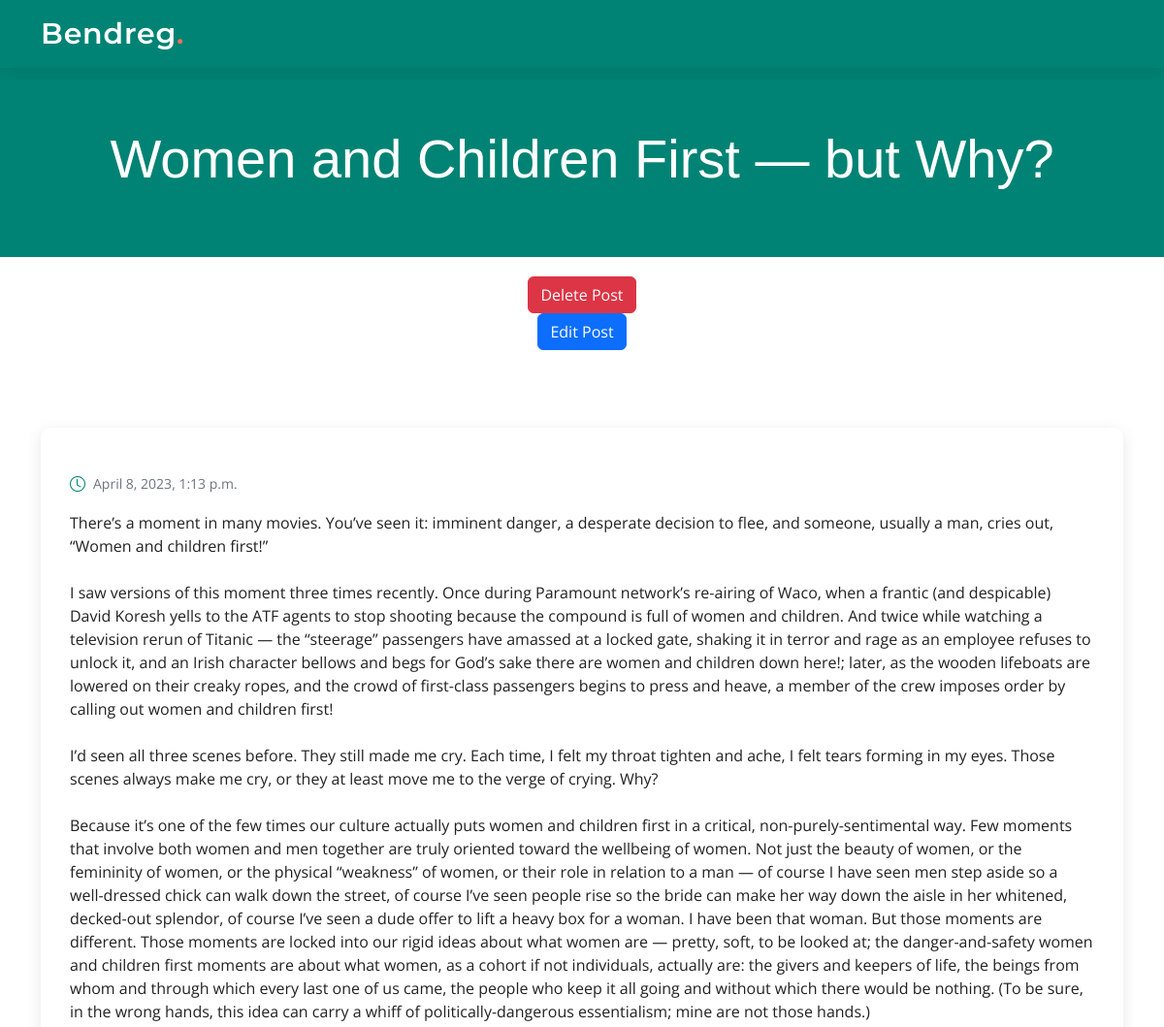
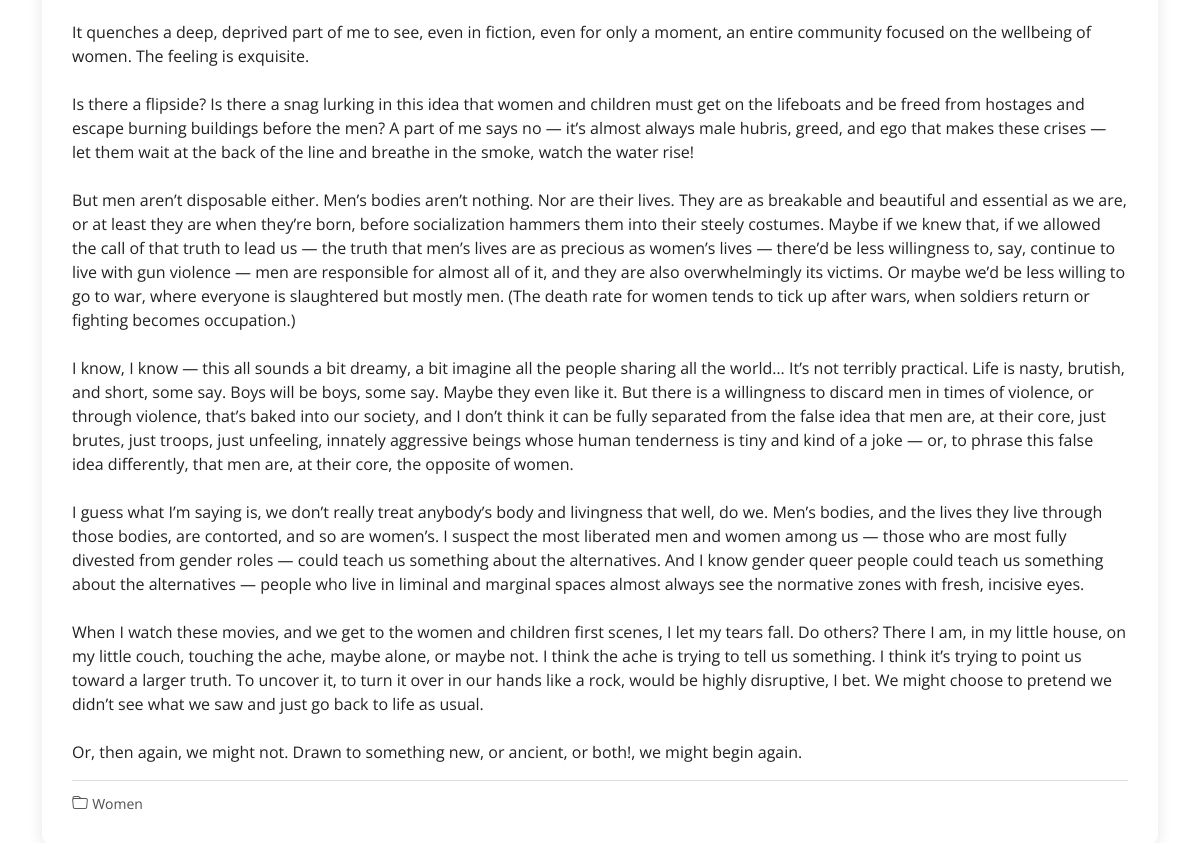
Screenshot of /post/3 with the database file from the repository (2 pictures, top to bottom).
### posts/models.py (models this page shows, shortened)
class Post(models.Model):
    title = models.CharField(max_length=200)
    body = models.TextField()
    date = models.DateTimeField(default=datetime.now, blank=True)
    category = models.CharField(max_length=200, default='uncategorized')

### posts/views.py (the view)
# urls.py: path('post/<str:id>', views.post, name='post'),
def post(request,id):
    posts = Post.objects.get(id=id)
    return render(request, 'post.html', {'posts': posts})

### templates/post.html (shortened to what this page needs)
{% load static %}
<!DOCTYPE html>
<html lang="en">
<head>
  <link href="{% static 'assets/vendor/bootstrap/css/bootstrap.min.css' %}" rel="stylesheet">
  <link href="{% static 'assets/vendor/bootstrap-icons/bootstrap-icons.css' %}" rel="stylesheet">
  <link href="{% static 'assets/vendor/aos/aos.css" rel="stylesheet' %}">
  <link href="{% static 'assets/vendor/glightbox/css/glightbox.min.css' %}" rel="stylesheet">
  <link href="{% static 'assets/vendor/swiper/swiper-bundle.min.css' %}" rel="stylesheet">
  <link href="{% static 'assets/css/main.css' %}" rel="stylesheet">
</head>
<body>
  <header id="header" class="header d-flex align-items-center">
    <div class="container-fluid container-xl d-flex align-items-center justify-content-between">
      <a href="/" class="logo d-flex align-items-center">
        <h1>Bendreg<span>.</span></h1>
      </a>
    </div>
  </header>
  <main id="main">
    <div class="breadcrumbs">
      <div class="page-header d-flex align-items-center">
        <div class="container position-relative">
          <div class="row d-flex justify-content-center text-center">
              <h2>{{ posts.title }}</h2>
          </div>
        </div>
      </div>
    </div>
    <div style="text-align: center; margin: 20px auto">
        <div class="row">
            <div>
                <a href="/delete/{{posts.id}}" class="btn btn-danger" onclick="return confirm('Are you sure you want to delete this post?{{ posts.id }}')">Delete Post</a>
            </div>
            <div>
                <a href="/edit/{{posts.id}}" class="btn btn-primary">Edit Post</a>
            </div>
        </div>
    </div>
    <section id="blog" class="blog">
      <div class="container" data-aos="fade-up">
        <div class="row g-5">
          <div>
            <article class="blog-details">
              <div class="meta-top">
                <ul>
                  <li class="d-flex align-items-center"><i class="bi bi-clock"></i> <a href="post.html"><time datetime="2020-01-01">
                      {{ posts.date }}</time></a></li>
                </ul>
              </div>
              <div class="content">
                <p>
                  {{ posts.body|linebreaksbr }}
                </p>
              </div>
              <div class="meta-bottom">
                <i class="bi bi-folder"></i>
                <ul class="tags">
                  <li><a href="#">{{ posts.category }}</a></li>
                </ul>
              </div>
            </article>
          </div>
        </div>
      </div>
    </section>
  </main>
</body>
</html>

### static/assets/css/main.css (style rules this page uses)
:root { --font-default: "Open Sans", system-ui, -apple-system, "Segoe UI", Roboto, "Helvetica Neue", Arial, "Noto Sans", "Liberation Sans", sans-serif, "Apple Color Emoji", "Segoe UI Emoji", "Segoe UI Symbol", "Noto Color Emoji"; --font-primary: "Montserrat", sans-serif; --font-secondary: "Poppins", sans-serif; }
:root { --color-default: #222222; --color-primary: #008374; --color-secondary: #f85a40; }
:root { scroll-behavior: smooth; }
body { font-family: var(--font-default); color: var(--color-default); }
a { color: var(--color-primary); text-decoration: none; }
h1, h2, h3, h4, h5, h6 { font-family: var(--font-primary); }
section { padding: 60px 0; overflow: hidden; }
.breadcrumbs .page-header { padding: 60px 0 60px 0; min-height: 20vh; position: relative; background-color: var(--color-primary); }
.breadcrumbs .page-header h2 { font-size: 56px; font-weight: 500; color: #fff; font-family: var(--font-secondary); }
.header { transition: all 0.5s; z-index: 997; height: 90px; background-color: var(--color-primary); }
.header.sticked { position: fixed; top: 0; right: 0; left: 0; height: 70px; box-shadow: 0px 2px 20px rgba(0, 0, 0, 0.1); }
.header .logo h1 { font-size: 30px; margin: 0; font-weight: 600; letter-spacing: 0.8px; color: #fff; font-family: var(--font-primary); }
.header .logo h1 span { color: #f96f59; }
.sticked-header-offset { margin-top: 70px; }
section { scroll-margin-top: 70px; }
.blog .blog-details { box-shadow: 0 4px 16px rgba(0, 0, 0, 0.1); padding: 30px; border-radius: 10px; }
.blog .blog-details .content { margin-top: 20px; }
.blog .blog-details .meta-top { margin-top: 20px; color: #6c757d; }
.blog .blog-details .meta-top ul { display: flex; flex-wrap: wrap; list-style: none; align-items: center; padding: 0; margin: 0; }
.blog .blog-details .meta-top i { font-size: 16px; margin-right: 8px; line-height: 0; color: var(--color-primary); }
.blog .blog-details .meta-top a { color: #6c757d; font-size: 14px; display: inline-block; line-height: 1; }
.blog .blog-details .meta-bottom { padding-top: 10px; border-top: 1px solid rgba(34, 34, 34, 0.15); }
.blog .blog-details .meta-bottom i { color: #555555; display: inline; }
.blog .blog-details .meta-bottom a { color: rgba(34, 34, 34, 0.8); transition: 0.3s; }
.blog .blog-details .meta-bottom .tags { list-style: none; display: inline; padding: 0; font-size: 14px; }
.blog .blog-details .meta-bottom .tags li { display: inline-block; }

### rows the page displays
Post: title "Women and Children First — but Why?", date "April 8, 2023, 1:13 p.m.", body "There’s a moment in many movies. You’ve seen it: imminent danger, a desperate decision to flee, and someone, usually a man, cries out, “Women and children first!” I saw versions of this moment three times recently. Once during Paramount network’s re-airing of Waco, when a frantic (and despicable) David Koresh yells to the ATF agents to stop shooting because the compound is full of women and children. And twice while watching a television rerun of Titanic — the “steerage” passengers have amassed at a locked gate, shaking it in terror and rage as an employee refuses to unlock it, and an Irish character bellows and begs for God’s sake there are women and children down here!; later, as the…", category "Women"
